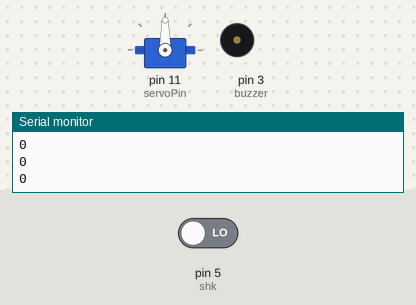
A sketch run on a simulated Arduino Uno, built with avr-gcc and run on an emulated ATmega328P. On the bench: servo, buzzer (waves = sounding), the last lines printed to the serial monitor. Inputs (shaded band) come from the test bench; at power-on: pin 5 (shk) LOW.

Above: at 2.8 s.
2.9 s: pin 5 (shk) driven HIGH
At 3.7 s:
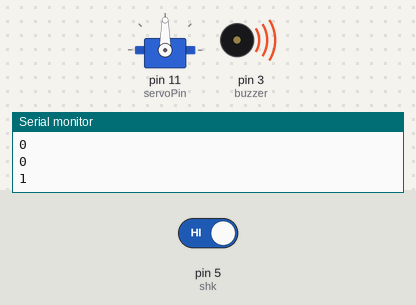
4.5 s: pin 5 (shk) driven LOW
At 5.4 s:
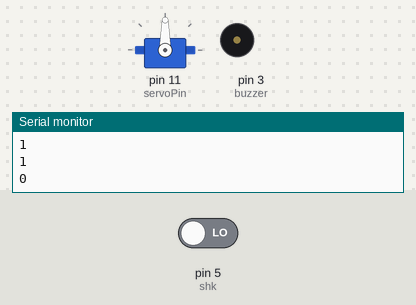
Timing chart, 0 to 7.5 s (numbered marks = the images above; inputs shaded):
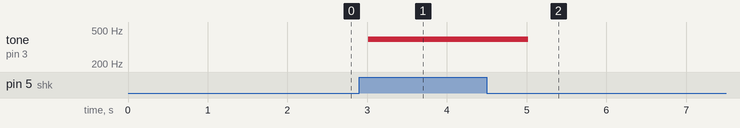

Measured:
- after the input at 2.9 s, tone on pin 3 (buzzer): silent → 391 Hz after 0.11 s
- after the input at 4.5 s, tone on pin 3 (buzzer): 391 Hz → silent after 0.52 s

The sketch:

lock.ino
```cpp
#include <SoftwareSerial.h>

#include <Servo.h>

#define shk 5

#define buzzer 3


Servo servo;

SoftwareSerial hc06(7,8); //Tx, Rx

int servoPin = 11;

int min_value = 544;

int max_value = 2400;

int angle = 0;

int shock = 0;

void setup() {

  Serial.begin(9600);

  hc06.begin(9600);

  pinMode(buzzer, INPUT);

  servo.attach(servoPin);

  servo.detach();


}


void loop() {


  shock = digitalRead(shk);

  Serial.println(shock);

  if(hc06.available())

  {

    byte key = hc06.read();

    if(key == 1){

      servo_ON();

    }

    else if(key == 0)

      servo_OFF();

  }

  if(shock == HIGH){

    tone(buzzer, 391,2000);

  }

  else{

    noTone(buzzer);

  }

  sendPacket(shock);

  delay(1000);


}


void sendPacket(int shock)

{

    byte data[3] = {0,};

    data[0] = 0xF0;

    data[1] = (byte)shock;

    data[2] = 0xFl;

    hc06.write(data,3);

}


void servo_ON(){

  servo.attach(servoPin);  // attaches the servo on pin 9 to the servo object

  servo.writeMicroseconds(1700);

  delay(1170);

  servo.detach();

}


void servo_OFF(){

  servo.attach(servoPin);  // attaches the servo on pin 9 to the servo object

  servo.write(1300);

  delay(1170);

  servo.detach();

}
```
